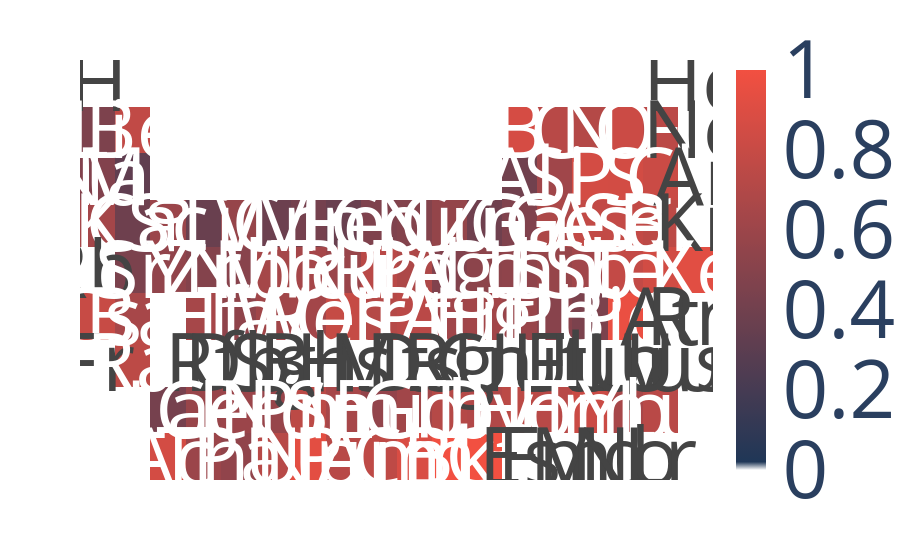

This figure's notebook cell:
### Code cell
import plotly.express as px
import numpy as np

fig = px.imshow(color, color_continuous_scale=colorscale, aspect="auto")
#                title='Fraction of ordered compounds in which element X appears in O orbit')
fig.update_traces(
    text=symbol, texttemplate="%{text}", textfont_size=80,
    customdata=np.moveaxis([element], 0,-1)
)
fig.update_xaxes(visible=False)
fig.update_yaxes(visible=False)
fig.update_coloraxes(showscale=True)
fig.update_layout(font=dict(size=80))
fig.show()
fig.write_image("images/disorder_elements.png",width=15*300, height=10*300, scale=1)
